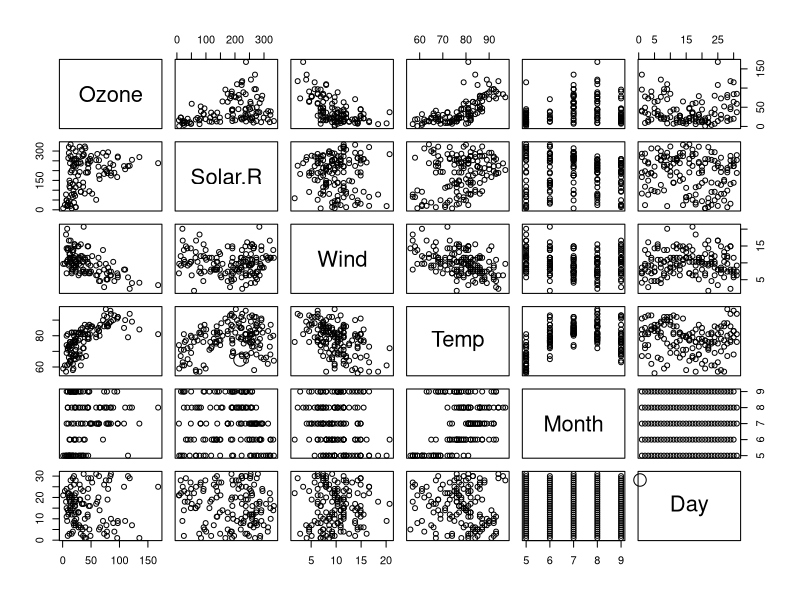
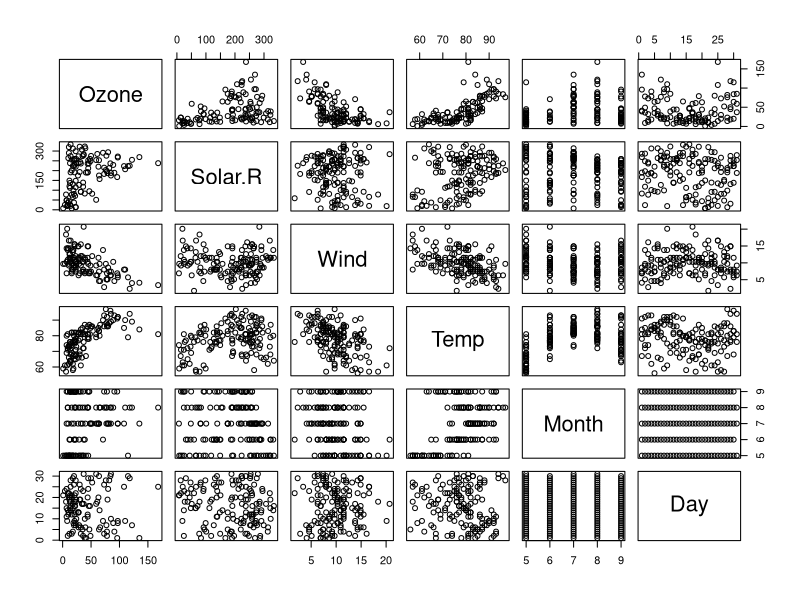
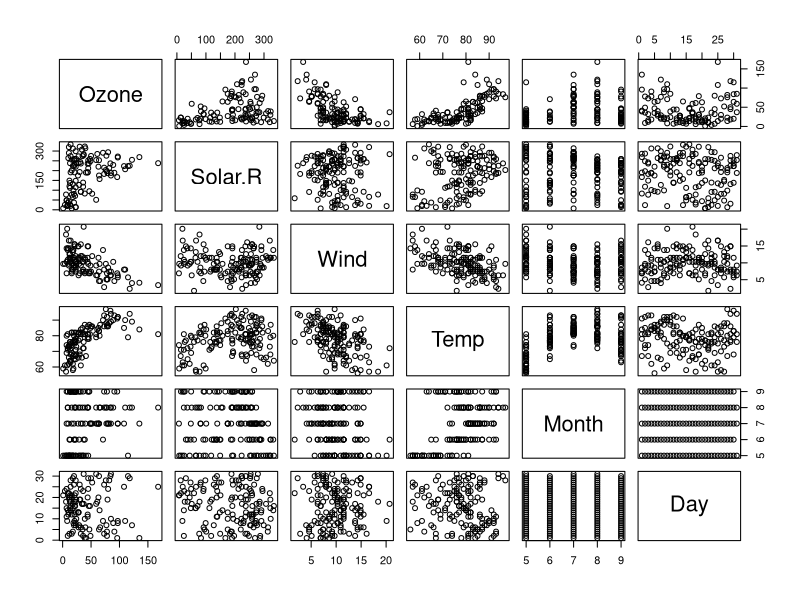

Write R code to recreate these figures, in order.
## ---- chunk 1
#| include: false
knitr::opts_chunk$set(echo = TRUE)
## ---- chunk 2
plot(airquality)
## ---- chunk 3
grid::grid.points(
  x = c(0.3, 0.8),
  y = c(0.4, 0.2),
  default.units = "npc"
)
## ---- chunk 4
    #| eval: false

    # アクティブなデバイスを
    # PNG に変更。 これ以降の
    # 描画は PNG として出力
    png(filename = "foo.png")

    plot(airquality)

    # デバイスを閉じる
    dev.off()
## ---- chunk 5
    #| eval: false

    # アクティブなデバイスを
    # SVG に変更。 これ以降の
    # 描画は SVG として出力
    svg(filename = "foo.svg")

    plot(airquality)

    # デバイスを閉じる
    dev.off()
